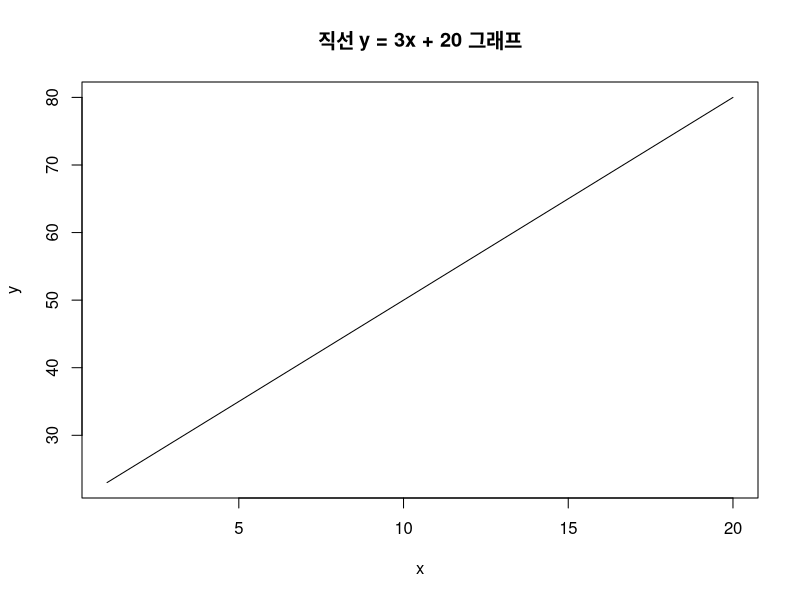
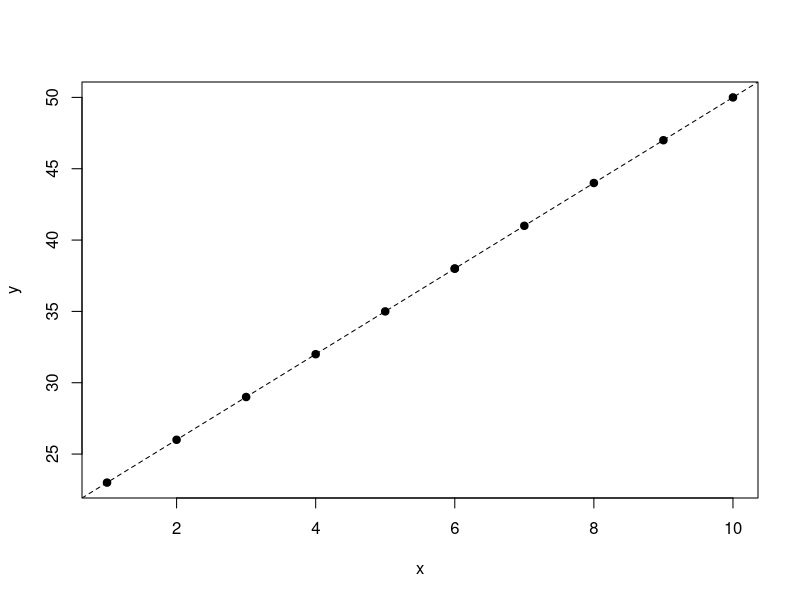
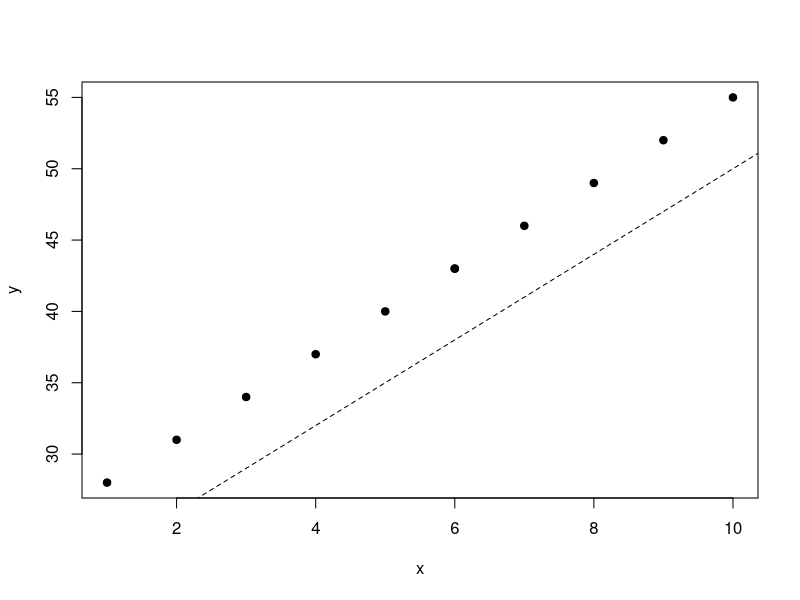
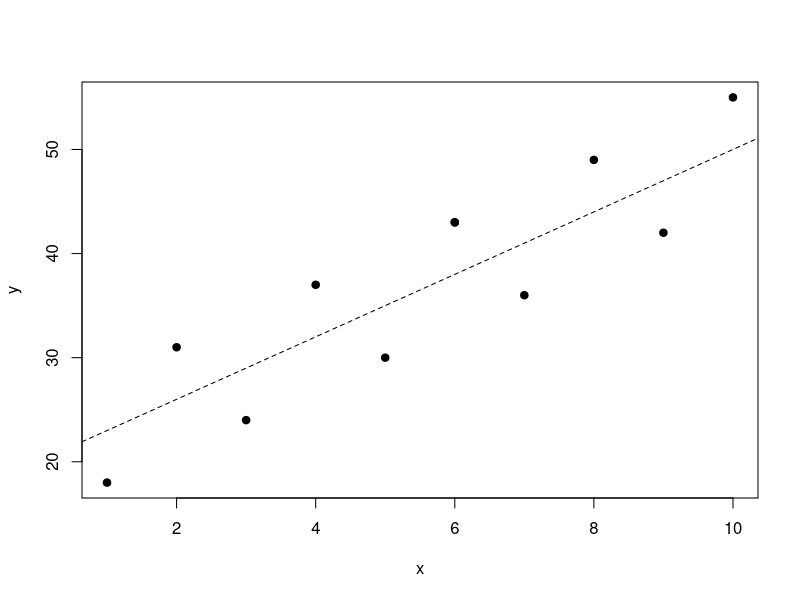
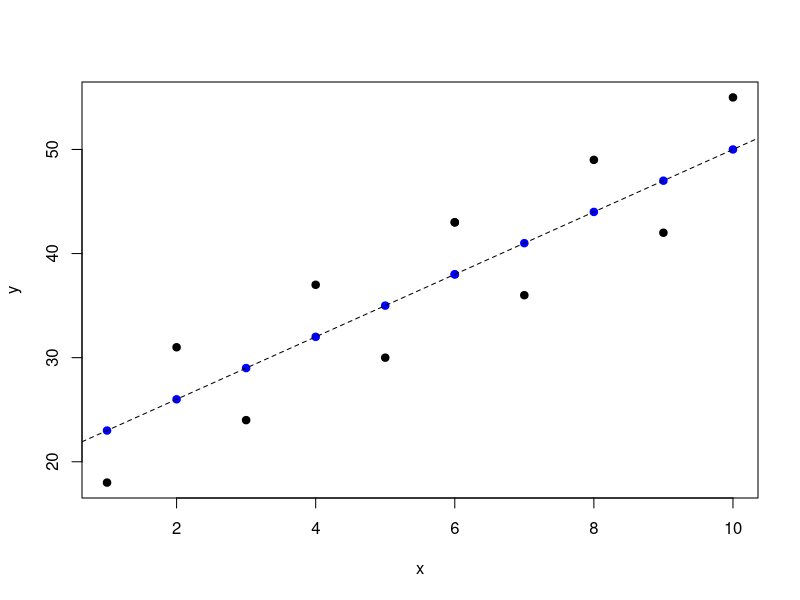
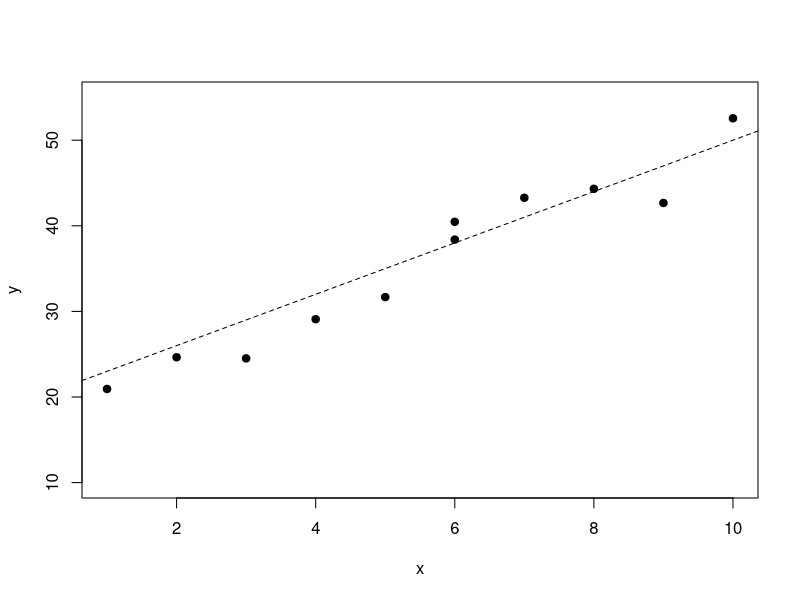
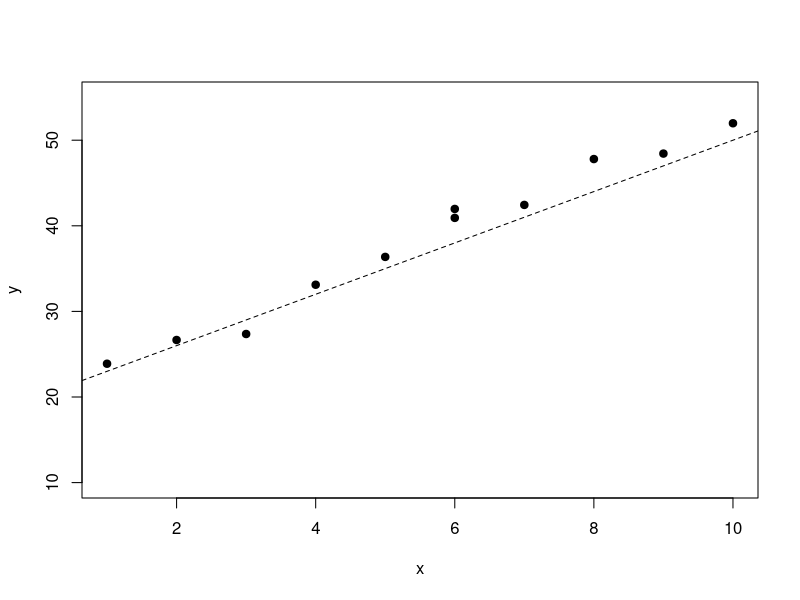

Here is the R script that generated these plots, in order:
## ---- chunk 1
knitr::opts_chunk$set(comment = ">>")
## ---- chunk 2
x <- 1:20
y <- x * 3 + 20
plot(x, y, type = "l",
     main = "직선 y = 3x + 20 그래프")
## ---- chunk 3
true_fuc <- function(x){
  result <- x * 3 + 20
  return(result)
}
## ---- chunk 4
x <- c(2, 6, 3, 7, 4, 6, 5, 1, 9, 8, 10)
y <- true_fuc(x)
plot(x, y, pch = 19)
abline(20, 3, lty = 2)
## ---- chunk 5
y <- true_fuc(x) + 5
plot(x, y, pch = 19)
abline(20, 3, lty = 2)
## ---- chunk 6
noise <- function(x){
  noise_vec <- rep(0, length(x))
  noise_vec[x %% 2 == 0] <- 5
  noise_vec[x %% 2 == 1] <- -5
  return(noise_vec)
}
y <- true_fuc(x) + noise(x)
plot(x, y, pch = 19)
abline(20, 3, lty = 2)
## ---- chunk 7
denoise <- rep(0, length(y))
denoise[y %% 2 == 1] <- -5
denoise[y %% 2 == 0] <- 5
plot(x, y, pch = 19)
points(x, y + denoise, pch = 19, col = "blue")
abline(20, 3, lty = 2)
## ---- chunk 8
x
## ---- chunk 9
## print with possibly greater accuracy:
options(digits.secs = 6)
Sys.time()
## ---- chunk 10
current_time <- as.character(Sys.time())
n <- nchar(current_time)
time_decimal <- substr(current_time, n-3, n)
current_time; time_decimal
## ---- chunk 11
as.integer(time_decimal) / 10000
## ---- chunk 12
random_0to1 <- function(){
  options(digits.secs = 6)
  current_time <- as.character(Sys.time())
  n <- nchar(current_time)
  time_decimal <- substr(current_time, n-3, n)
  return(as.integer(time_decimal)/ 10000)
}
## ---- chunk 13
random_0to1()
random_0to1()
random_0to1()
## ---- chunk 14
# 3개의 0~1 사이의 무작위 숫자 발생
runif(3)
## ---- chunk 15
r_noise <- runif(11) * 10 - 5
r_noise
## ---- chunk 16
y <- true_fuc(x) + r_noise
plot(x, y, pch = 19, ylim = c(10, 55))
abline(20, 3, lty = 2)
## ---- chunk 17
r_noise <- runif(11) * 10 - 5
y <- true_fuc(x) + r_noise
plot(x, y, pch = 19, ylim = c(10, 55))
abline(20, 3, lty = 2)
